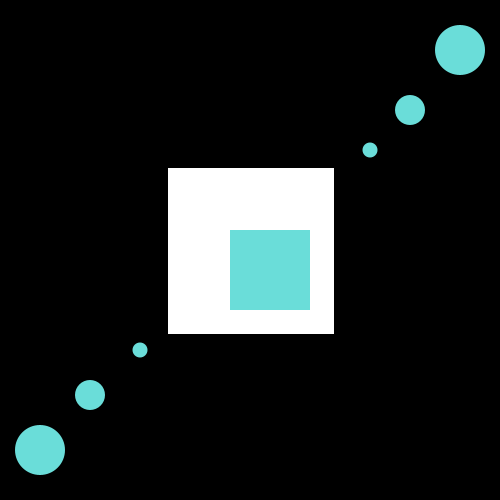
Frame 1 (no input)
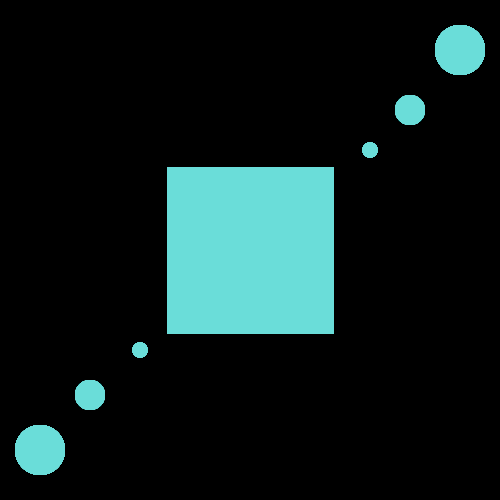
Frame 60 (the mouse pressed at the canvas centre just before this capture)
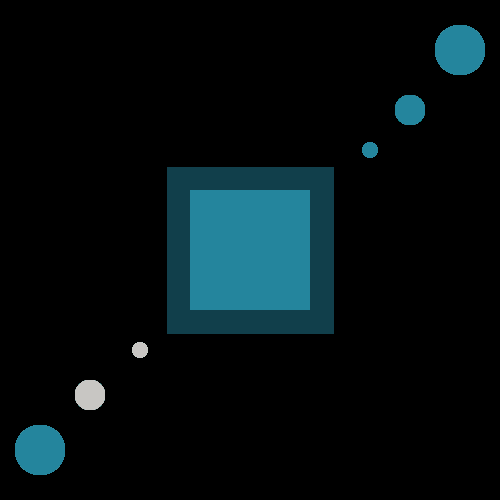
Frame 120 (the mouse held since frame 60 and released just before this capture)

The Processing sketch that drew these frames (run headless with seeded random() and noise(); from frame 60 on, the mouse is pressed at the canvas centre):

// Processing sketch: processing_112004
// ── processing_112004.pde

void setup () {
 size (500, 500);
  background (0,0,0);
}

void draw() { 

  if (mouseX> width/3)
  fill(17, 63, 75);
  rect(167,167,167,167);
  
 noStroke ();
 
  if (mouseY> height/6)
  fill(36, 133, 157);
  rect(190, 190, 120, 120);
  
  if (mouseY< height/6)
  fill(106, 221, 217);
  rect(230, 230, 80, 80);
  
  if ((mouseX<83.5 && mouseY>417.5)) 
  fill (194, 161, 104);
  ellipse (460, 50, 50, 50);
  
  if ((mouseX<200 && mouseY>334)) 
  fill (200, 198, 195);
  ellipse (410, 110, 30, 30);
  
   if ((mouseX<200 && mouseY>334)) 
  fill (251, 232, 157);
  ellipse (370, 150, 15, 15);
  
  if ((mouseX>300 && mouseY>334)) 
  fill (194, 161, 104);
  ellipse (40, 450, 50, 50);
  
  if ((mouseX>100 && mouseY<334)) 
  fill (200, 198, 195);
  ellipse (90, 395, 30, 30);
  
  if ((mouseX>300 && mouseY>334)) 
  fill (251, 232, 157);
  ellipse (140, 350, 15, 15);
  
  

}
